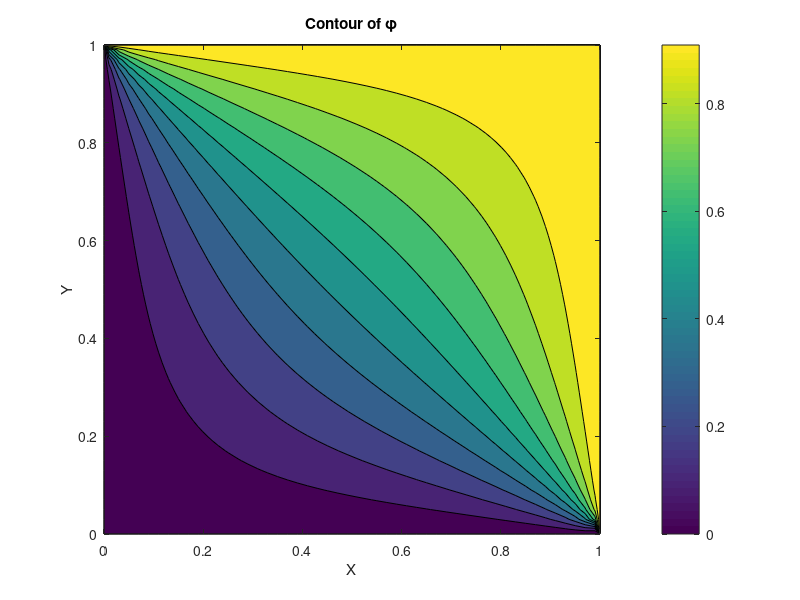
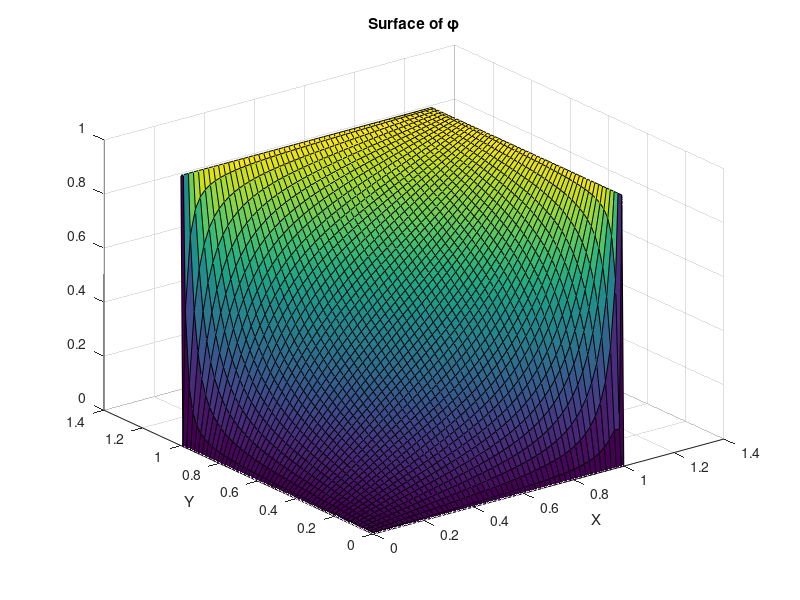

Recreate these plots in MATLAB, in order.
%This Program Solves 2D Steady Laplace Eq. by node Centerd FVM
clear
clc
close all

%-----------------Inputs
N=50; % No. CVs in X direcition
M=50; % No. CVs in X direcition
XMIN=0; %Minimum X
XMAX=1; %Maximum X
EXX=1; %Expansion Factor ------X Direction
YMIN=0; %Minimum X
YMAX=1; %Maximum X
EXY=1; %Expansion Factor ------X Direction

%====Boundry Conditions Input Setting
NL=0; % 0:Fixed Temp. 1:Flux Bc
NR=0; % 0:Fixed Temp. 1:Flux Bc
NB=0; % 0:Fixed Temp. 1:Flux Bc
NT=0; % 0:Fixed Temp. 1:Flux Bc
FIl=0;   % FI at The Left Boundary, Applies only if NL=0
FIr=1;   % FI at The Right Boundary, Applies only if NR=0
FIb=0; % FI at The Bottom Boundary, Applies only if NB=0
FIt=1; % Temperature at The Top Boundary, Applies only if NT=0
Ql=0; % Flux at The Left Boundary, Applies only if NL=1
Qr=0; % Flux at The Right Boundary, Applies only if NR=1
Qb=0; % Flux at The Bottom Boundary, Applies only if NB=1
Qt=0; % Flux at The Top Boundary, Applies only if NT=1
%=======================================================================

NI=N+2;  % Two Extra points for first & last Cvs(Boundary)
NIM=NI-1; % No CVS +1, the NIM CV is on the boundary
NJ=M+2;  % Two Extra points for first & last Cvs(Boundary)
NJM=NJ-1; % No CVS +1, the NIM CV is on the boundary
NIJ=NI*NJ;
NM=N*M; %Number of internal Cells
%----------------------
X=zeros(1,NI);  %Grid Nodes
XC=zeros(1,NI); %Cell Centers
Y=zeros(1,NJ);  %Grid Nodes
YC=zeros(1,NJ); %Cell Centers
FI=zeros(NI,NJ); %Solution Variable
Q=zeros(NM,1);  % Source Term
AE=zeros(NM,1);  %East Coe.
AW=zeros(NM,1);  %West Coe.
AN=zeros(NM,1);  %East Coe.
AS=zeros(NM,1);  %West Coe.
AP=zeros(NM,1);  %Point Coe.
B=zeros(NM,3); %Auxillary Matrix for Constructing Sparse Marix
%==========================================================
%----------Grid Generation
%DEFINE GRID IN X-DIRECTION
if EXX==1
    DX=(XMAX-XMIN)/N;
else
    DX=(XMAX-XMIN)*(1-EXX)/(1-EXX^N);
end

X(1)=XMIN;
for I=2:NIM
    X(I)=X(I-1)+DX;
    DX=DX*EXX;
end
X(NI)=X(NIM);

XC(1)=X(1); %first and last CV center lay on the boundaries
XC(NI)=X(NIM);
for I=2:NIM
    XC(I)=0.5*(X(I)+X(I-1));
end

%DEFINE GRID IN Y-DIRECTION
if EXY==1
    DY=(YMAX-YMIN)/M;
else
    DY=(YMAX-YMIN)*(1-EXY)/(1-EXY^M);
end

Y(1)=YMIN;
for I=2:NJM
    Y(I)=Y(I-1)+DY;
    DY=DY*EXY;
end
Y(NJ)=Y(NJM);

YC(1)=Y(1); %first and last CV center lay on the boundaries
YC(NJ)=Y(NJM);
for I=2:NJM
    YC(I)=0.5*(Y(I)+Y(I-1));
end
%=====================================================================
%Fill Boundary Values
j=1:NJ; %--------Left & Right
if NL==0,FI(1,j)=FIl; end    %Left BC
if NR==0,
%       FI(NI,j)=X(NI)*Y(j); For Validation
    FI(NI,j)=FIr; 
end %Right BC
i=1:NI;  % Top & Bottom
if NB==0,FI(i,1)=FIb; end  %Bottom Boundary
if NT==0,
%       FI(i,NJ)=X(i)*Y(NJ); For Validation
    FI(i,NJ)=FIt;
end %Top Boundary
%=====================================================================
%CALCULATE ELEMENTS OF MATRIX [A]
for I=2:NIM
    for J=2:NJM
        %Auxillary for internal cells
        i=I-1;
        j=J-1;
        IJ=(j-1)*N+i; %Convert 2D to 1D index
        AE(IJ)=(Y(J)-Y(J-1))/(XC(I+1)-XC(I)); %Dy/Xw
        AW(IJ)=(Y(J)-Y(J-1))/(XC(I)-XC(I-1)); %Dy/Xe
        AN(IJ)=(X(I)-X(I-1))/(YC(J+1)-YC(J)); %Dy/Xw
        AS(IJ)=(X(I)-X(I-1))/(YC(J)-YC(J-1)); %Dy/Xe
        AP(IJ)=(AE(IJ)+AW(IJ)+AN(IJ)+AS(IJ));
        VOL=(X(I)-X(I-1))*(Y(J)-Y(J-1));
        Q(IJ)=0;%sin(2*pi*XC(I)/XMAX)*sin(2*pi*YC(J)/YMAX)*VOL
    end
end
%======================================================================
%IF source Term is not zero plot it
if any(Q) %If Source Term is non-zero plot it
    figure
    [xc yc]=meshgrid(XC(2:NIM),YC(2:NJM));  %2D mesh grid 
    surf(xc',yc',reshape(Q,N,M));
    xlabel('X')
    ylabel('Y')
    title('Surface of Source Term')
end
%======================================================================
%Apply BCs
%--------Left & Right
for j=1:M;
    i=1; %Left Boundary
    IJ=(j-1)*N+i; %Convert 2D to 1D index
    switch NL %Dirichlet BC
        case 0
            Q(IJ)=Q(IJ)+AW(IJ)*FI(1,j);  %BCs at first CV
            AW(IJ)=0;
        case 1    %Neuman BC on the Left
            Q(IJ)=Q(IJ)+Ql;  %BCs at first CV
            AP(IJ)=AP(IJ)-AW(IJ);
            AW(IJ)=0;
    end
    i=N;
    IJ=(j-1)*N+i; %Convert 2D to 1D index
    switch NR
        case 0
            Q(IJ)=Q(IJ)+AE(IJ)*FI(NI,j);  %BCs at first CV
            AE(IJ)=0;
        case 1    %Neuman BC on the Right
            Q(IJ)=Q(IJ)+Qr;  %BCs at first CV
            AP(IJ)=AP(IJ)-AE(IJ);
            AE(IJ)=0;
    end
end
%--------Bottom & Top
for i=1:N;
    %Bottom Boundary
    j=1;
    IJ=(j-1)*N+i; %Convert 2D to 1D index
    switch NB  %Dirichlet BC
        case 0
            Q(IJ)=Q(IJ)+AS(IJ)*FI(i,1);  %BCs at first CV
            AS(IJ)=0;
        case 1 %Neuman BC on the Bottom
            Q(IJ)=Q(IJ)+Qb;  %BCs at first CV
            AP(IJ)=AP(IJ)-AS(IJ);
            AS(IJ)=0;
    end
    %Top Boundary
    j=M;
    IJ=(j-1)*N+i; %Convert 2D to 1D index
    switch NT
        case 0 %Dirichlet BC
            Q(IJ)=Q(IJ)+AN(IJ)*FI(i,NJ);  %BCs at first CV
            AN(IJ)=0;
        case 1 %Neuman BC on the Top
            Q(IJ)=Q(IJ)+Qt;  %BCs at first CV
            AP(IJ)=AP(IJ)-AN(IJ);
            AN(IJ)=0;
    end
end
%================================================================
%Assemble Matrix & Solve
AE=AE(1:end-1);
AW=AW(2:end);
AN=AN(1:end-N);
AS=AS(N+1:end);
%Sparse Matrix Construction
% B(1:N-1,1)=-AE;
% B(:,2)=AP;
% B(2:N,3)=-AW;
% A=spdiags(B,[-1 0 1],N,N);
A=diag(AP)-diag(AE,1)-diag(AW,-1)-diag(AN,N)-diag(AS,-N);
%================================================================
%Solve Algebraic system with any Direct or Iterative Solver
T=A\Q; %Solution in the Interior Cells
%==============================================================
%Post-Proceccing
T=reshape(T,N,M); %Convert to 2D Array
%Fill into solution Varibles and Interpolate IF Neaded
FI(2:NIM,2:NJM)=T;
% Interpolate FI @ Boundaries with specified q
%left & Right Boundary interpolation(IF Flux BCs specified)
j=2:NJM;
%Left Boundary
if NL==1, FI(1,j)=Ql*(XC(1)-XC(2))+FI(2,j);end
%Right Boundary
if NR==1, FI(NI,j)=Qr*(XC(NI)-XC(NIM))+FI(NIM,j);end
%Top & Bottom Boundary interpolation(IF Flux BCs specified)
i=2:NIM;
%Top Boundary
if NT==1, FI(i,1)=Qt*(YC(1)-YC(2))+FI(i,2);end
%Bottom Boundary
if NB==1, FI(i,NJ)=Qb*(YC(NJ)-XC(NJM))+FI(i,NJM);end

%--------Top & Bottom Boundary
% %Plot Result
[xc yc]=meshgrid(XC,YC);  %2D mesh grid for contour
figure
contourf(xc',yc',FI);
xlabel('X')
ylabel('Y')
title('Contour of \phi')
colorbar
figure
surf(xc',yc',FI);
xlabel('X')
ylabel('Y')
title('Surface of \phi')
%==========================================Validation
%Exact Solution: exact solution
% Fi = x * y when Dirichlet boundary condition is applied at all boundaries 
% In that case, FI=0 at south and west boundary 
%and at east and north boundaries  must be prescribed:
% for i=1:NI;
%     for j=1:NJ;
%         FIExact(i,j)=XC(i)*YC(j);
%     end
% end
% figure
% contourf(xc',yc',FIExact);
% xlabel('X')
% ylabel('Y')
% title('Contour of Exact \phi')
% colorbar
% error=FIExact-FI;
% figure
% surf(error)
% xlabel('X')
% ylabel('Y')
% title('Sourface of Error')
% fprintf('\nThe Norm of Error is %2.2e\n',norm(error))
%================================================================
%Report Fluxes
% j=2:NJM;
% ql=(FI(2,j)-FI(3,j))/(XC(2)-XC(3));
% qr=-(FI(N,j)-FI(N-1,j))/(XC(N)-XC(N-1));
% i=2:NIM;
% qt=(FI(i,2)-FI(i,3))/(YC(2)-YC(3));
% qb=-(FI(i,M)-FI(i,M-1))/(YC(M)-YC(M-1));
% fprintf('\nFlux of Inbalance of FI @ Boundaries is:\t%2.4f\n',sum(qr)+sum(ql)+sum(qt)+sum(qb));
disp('Good Lock, Mohammad Aghakhani')


